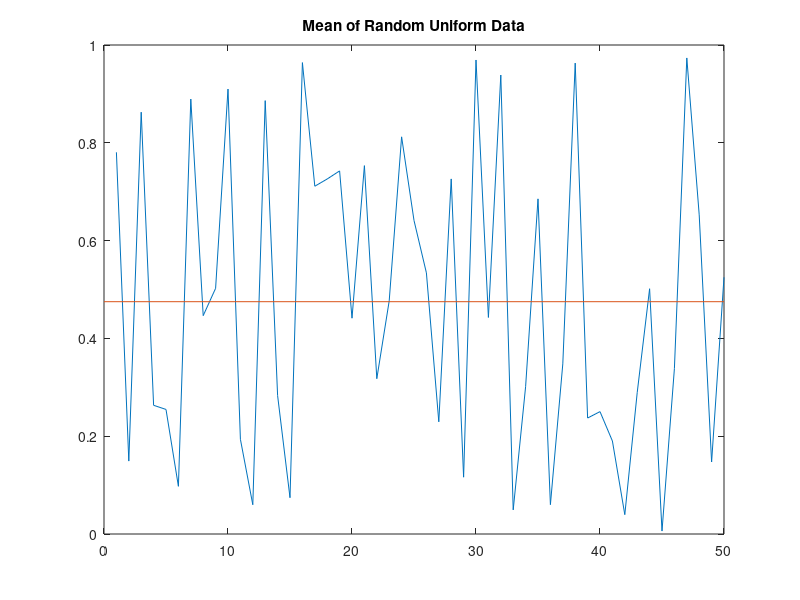

MATLAB code to generate this figure:
% Creator: Zhichuan Li
% Create Date: 2018-11-06
% Email: lizhichuan2012@gmail.com
% Description: 
% Generate random data from a uniform distribution
% and calculate the mean. Plot the data and the mean.

n = 50;         % 50 data points
r = rand(n,1);
plot(r)

% Draw a line from (0,m) to (n,m)
m = mean(r);
hold on
plot([0,n],[m,m])
hold off
title('Mean of Random Uniform Data')
